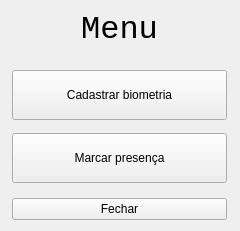
<?xml version="1.0" encoding="UTF-8"?>
<ui version="4.0">
 <class>Main_QW</class>
 <widget class="QWidget" name="Main_QW">
  <property name="geometry">
   <rect>
    <x>0</x>
    <y>0</y>
    <width>240</width>
    <height>231</height>
   </rect>
  </property>
  <property name="minimumSize">
   <size>
    <width>0</width>
    <height>50</height>
   </size>
  </property>
  <property name="windowTitle">
   <string>4Safety</string>
  </property>
  <layout class="QGridLayout" name="gridLayout_2">
   <item row="3" column="0">
    <widget class="QPushButton" name="close_QPB">
     <property name="text">
      <string>Fechar</string>
     </property>
    </widget>
   </item>
   <item row="0" column="0">
    <layout class="QGridLayout" name="Main_QGL" rowstretch="0,0,0,0,0">
     <property name="sizeConstraint">
      <enum>QLayout::SetDefaultConstraint</enum>
     </property>
     <property name="verticalSpacing">
      <number>0</number>
     </property>
     <item row="2" column="0">
      <widget class="QPushButton" name="training_QPB">
       <property name="minimumSize">
        <size>
         <width>0</width>
         <height>50</height>
        </size>
       </property>
       <property name="text">
        <string>Cadastrar biometria</string>
       </property>
      </widget>
     </item>
     <item row="1" column="0">
      <spacer name="verticalSpacer_3">
       <property name="orientation">
        <enum>Qt::Vertical</enum>
       </property>
       <property name="sizeHint" stdset="0">
        <size>
         <width>20</width>
         <height>40</height>
        </size>
       </property>
      </spacer>
     </item>
     <item row="3" column="0">
      <widget class="QPushButton" name="attendence_QPB">
       <property name="minimumSize">
        <size>
         <width>50</width>
         <height>50</height>
        </size>
       </property>
       <property name="maximumSize">
        <size>
         <width>215</width>
         <height>23</height>
        </size>
       </property>
       <property name="text">
        <string>Marcar presença</string>
       </property>
      </widget>
     </item>
     <item row="4" column="0">
      <spacer name="verticalSpacer_2">
       <property name="orientation">
        <enum>Qt::Vertical</enum>
       </property>
       <property name="sizeHint" stdset="0">
        <size>
         <width>20</width>
         <height>40</height>
        </size>
       </property>
      </spacer>
     </item>
     <item row="0" column="0">
      <widget class="QLabel" name="logo_QL">
       <property name="maximumSize">
        <size>
         <width>16777215</width>
         <height>50</height>
        </size>
       </property>
       <property name="font">
        <font>
         <family>Consolas</family>
         <pointsize>24</pointsize>
        </font>
       </property>
       <property name="text">
        <string>Menu</string>
       </property>
       <property name="alignment">
        <set>Qt::AlignCenter</set>
       </property>
      </widget>
     </item>
    </layout>
   </item>
  </layout>
 </widget>
 <tabstops>
  <tabstop>training_QPB</tabstop>
  <tabstop>attendence_QPB</tabstop>
  <tabstop>close_QPB</tabstop>
 </tabstops>
 <resources/>
 <connections/>
</ui>
